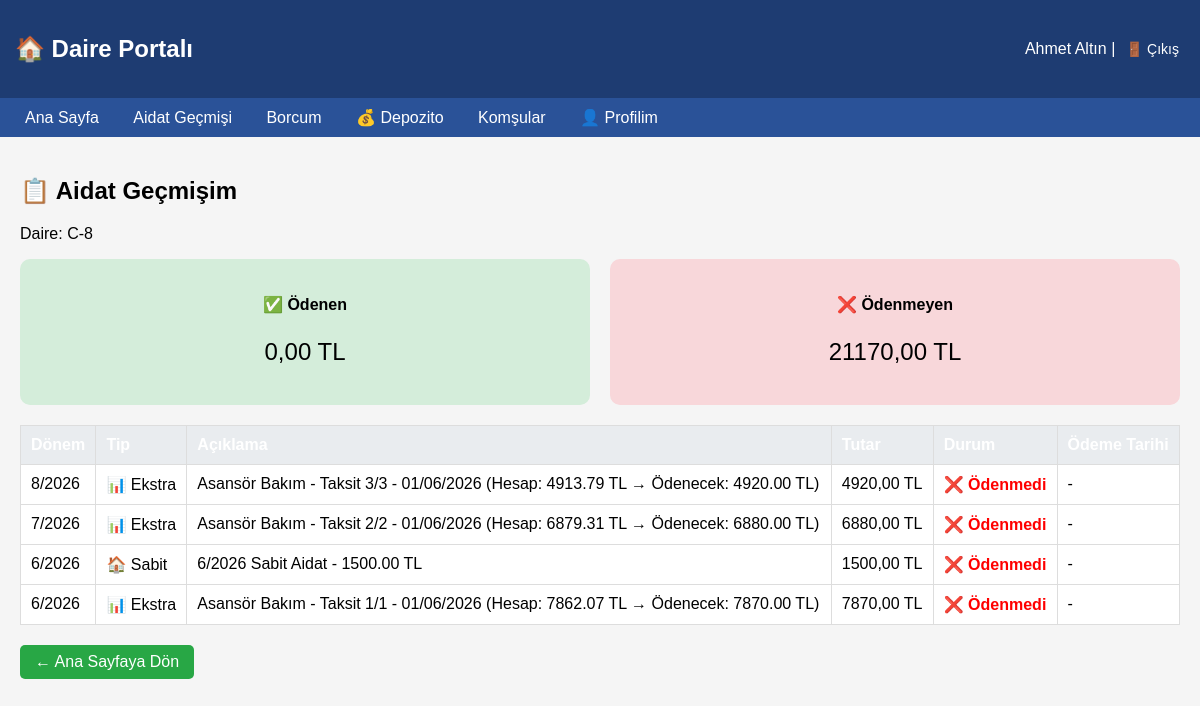
Screenshot of /portal/aidat/ (signed in) with the database file from the repository.
### bina/models.py (models this page shows, shortened)
class Daire(models.Model):
    site = models.ForeignKey(Site, on_delete=models.CASCADE, verbose_name="Site", null=True, blank=True)
    blok = models.ForeignKey(Blok, on_delete=models.CASCADE, verbose_name="Blok", related_name='daireler')
    daire_no = models.CharField(max_length=10, verbose_name="Daire No")
    TASINMAZ_TIPI = [
        ('kat_mulkiyeti', 'Kat Mülkiyeti'),
        ('kat_irtifaki', 'Kat İrtifakı'),
        ('diger', 'Diğer'),
    ]
    NITELIK_TIPI = [
        ('mesken', 'Mesken'),
        ('dukkan', 'Dükkan'),
        ('depo', 'Depo'),
        ('ofis', 'Ofis'),
        ('diger', 'Diğer'),
    ]
    DAIRE_TIPLERI = [
        ('1+0', '1+0 (Stüdyo)'),
        ('1+1', '1+1'),
        ('2+1', '2+1'),
        ('3+1', '3+1'),
        ('3+1_dublex', '3+1 Dublex'),
        ('4+1', '4+1'),
        ('4+1_dublex', '4+1 Dublex'),
        ('5+1', '5+1'),
        ('5+1_dublex', '5+1 Dublex'),
        ('6+1', '6+1'),
        ('diger', 'Diğer'),
    ]
    blok = models.ForeignKey(Blok, on_delete=models.CASCADE, verbose_name="Blok", related_name='daireler')
    daire_no = models.CharField(max_length=10, verbose_name="Daire No")
    daire_tipi = models.CharField(max_length=20, choices=DAIRE_TIPLERI, verbose_name="Daire Tipi")
    isletme_giderlerinden_muaf = models.BooleanField(
        default=False,
        verbose_name="İşletme Giderlerinden Muaf",
        help_text="Yönetici daireleri için işaretlenir. Bu daireye aidat, yakıt, elektrik, su gibi işletme giderleri yansıtılmaz."
    )
    demirbas_giderlerinden_muaf = models.BooleanField(
        default=False,
        verbose_name="Demirbaş Giderlerinden Muaf",
        help_text="Bu daireye asansör, hidrofor gibi demirbaş giderleri yansıtılmaz."
    )
    tasinmaz_tipi = models.CharField(max_length=20, choices=TASINMAZ_TIPI, default='kat_mulkiyeti', verbose_name="Taşınmaz Tipi")
    nitelik = models.CharField(max_length=20, choices=NITELIK_TIPI, default='mesken', verbose_name="Nitelik")
    arsa_pay_pay = models.IntegerField(default=1, verbose_name="Arsa Payı (Pay)",
                                       help_text="Örnek: 48 (48/2700 pay için)")
    arsa_pay_payda = models.IntegerField(default=10000, verbose_name="Arsa Payı (Payda)",
                                         help_text="Örnek: 2700 (48/2700 pay için)")
    hisse_orani = models.DecimalField(max_digits=10, decimal_places=6, default=0.0001,
                                      help_text="Otomatik hesaplanır: Pay/Payda",
                                      verbose_name="Hisse Oranı")
    kat = models.IntegerField(default=1, verbose_name="Bulunduğu Kat")
    net_metrekare = models.IntegerField(null=True, blank=True, verbose_name="Net Metrekare",
                                        help_text="Dairenin iç net alanı (m²)")
    brut_metrekare = models.IntegerField(null=True, blank=True, verbose_name="Brüt Metrekare",
                                         help_text="Duvarlar dahil toplam alan (m²) - YAKIT HESABI İÇİN")
    balkon_m2 = models.IntegerField(null=True, blank=True, verbose_name="Balkon Alanı (m²)")
    oda_sayisi = models.IntegerField(default=3, verbose_name="Oda Sayısı")
    tapu_kayit_no = models.CharField(max_length=50, blank=True, verbose_name="Tapu Kayıt No")
    tapu_sahibi = models.CharField(max_length=100, blank=True, verbose_name="Tapu Sahibi")
    tapu_tarihi = models.DateField(null=True, blank=True, verbose_name="Tapu Tarihi")
    class Meta:
        verbose_name = "Daire"
        verbose_name_plural = "Daireler"
        unique_together = ['blok', 'daire_no']

class Blok(models.Model):
    site = models.ForeignKey(Site, on_delete=models.CASCADE, verbose_name="Site", null=True, blank=True)
    BLOK_LAR = [...]
    blok_adi = models.CharField(max_length=1, choices=BLOK_LAR, unique=True, verbose_name="Blok Adı")
    BLOK_LAR = [
        ('A', 'A Blok'),
        ('B', 'B Blok'),
        ('C', 'C Blok'),
        ('D', 'D Blok'),
        ('E', 'E Blok'),
    ]
    blok_adi = models.CharField(max_length=1, choices=BLOK_LAR, unique=True, verbose_name="Blok Adı")
    kat_sayisi = models.IntegerField(default=4, verbose_name="Kat Sayısı")
    daire_sayisi = models.IntegerField(default=16, verbose_name="Toplam Daire Sayısı")
    class Meta:
        verbose_name = "Blok"
        verbose_name_plural = "Bloklar"

class Aidat(models.Model):
    site = models.ForeignKey(Site, on_delete=models.CASCADE, verbose_name="Site", null=True, blank=True)
    daire = models.ForeignKey(Daire, on_delete=models.CASCADE, verbose_name="Daire")
    AIDAT_TIPI = [
        ('sabit', 'Sabit Aidat'),
        ('ekstra', 'Ekstra Gider Aidatı'),
        ('yakıt', 'Yakıt Aidatı'),
        ('diger', 'Diğer'),
    ]
    daire = models.ForeignKey(Daire, on_delete=models.CASCADE, verbose_name="Daire")
    ay = models.CharField(max_length=20, verbose_name="Ay")
    yil = models.IntegerField(default=date.today().year, verbose_name="Yıl")
    tutar = models.DecimalField(max_digits=10, decimal_places=2, verbose_name="Aidat Tutarı")
    aidat_tipi = models.CharField(max_length=20, choices=AIDAT_TIPI, default='sabit', verbose_name="Aidat Tipi")
    yuvarlama_farki = models.DecimalField(max_digits=10, decimal_places=2, default=0, verbose_name="Yuvarlama Farkı")
    gider = models.ForeignKey('Gider', on_delete=models.SET_NULL, null=True, blank=True, verbose_name="Bağlı Gider")
    tahakkuk_tarihi = models.DateField(null=True, blank=True, verbose_name="Tahakkuk Tarihi",
                                        help_text="Borcun doğduğu tarih (fatura tarihi)")
    odeme_yapildi_mi = models.BooleanField(default=False, verbose_name="Ödeme Yapıldı mı?")
    odeme_tarihi = models.DateField(null=True, blank=True, verbose_name="Ödeme Tarihi")
    kim_odedi = models.ForeignKey(Kisi, on_delete=models.SET_NULL, null=True, blank=True, verbose_name="Ödeyen Kişi")
    odeme_notu = models.TextField(blank=True, verbose_name="Ödeme Notu")
    aciklama = models.TextField(blank=True, verbose_name="Açıklama")
    gecikme_faizi = models.DecimalField(max_digits=10, decimal_places=2, default=0, verbose_name="Gecikme Faizi")
    class Meta:
        verbose_name = "Aidat"
        verbose_name_plural = "Aidatlar"
        ordering = ['-yil', '-ay']

### bina/portal_views.py (the view)
# urls.py: path('aidat/', portal_views.aidat_gecmisi, name='aidat_gecmisi'),
@login_required
def aidat_gecmisi(request):
    try:
        daire_kullanici = DaireKullanici.objects.get(kullanici=request.user)
        daire = daire_kullanici.daire
        aidatlar = Aidat.objects.filter(daire=daire).order_by('-yil', '-ay')
        print("\n=== AİDAT_GEÇMİSİ DEBUG ===")
        for aidat in aidatlar:
            print(f"{aidat.ay}/{aidat.yil} - {aidat.aidat_tipi}: odeme_yapildi_mi={aidat.odeme_yapildi_mi}, tutar={aidat.tutar}")
        toplam_odenen = sum(float(a.tutar) for a in aidatlar if a.odeme_yapildi_mi)
        toplam_borc = sum(float(a.tutar) for a in aidatlar if not a.odeme_yapildi_mi)
        print(f"Toplam ödenen: {toplam_odenen}")
        print(f"Toplam borç: {toplam_borc}")
        print("========================\n")
        context = {
            'aidatlar': aidatlar,
            'toplam_odenen': toplam_odenen,
            'toplam_borc': toplam_borc,
            'daire': daire,
        }
        return render(request, 'portal/aidat_gecmisi.html', context)
    except DaireKullanici.DoesNotExist:
        messages.error(request, 'Profiliniz bulunamadı.')
        return redirect('/portal/login/')
    except Exception as e:
        print(f"HATA: {e}")
        import traceback
        traceback.print_exc()
        messages.error(request, f'Bir hata oluştu: {str(e)}')
        return redirect('/portal/')

### bina/context_processors.py (called while the page is built)
def site_selector(request):
    sites = []
    aktif_site_id = None
    if request.path.startswith('/admin/'):
        sites = Site.objects.filter(aktif=True)
        aktif_site_id = request.session.get('aktif_site_id')
    return {
        'sites': sites,
        'aktif_site_id': aktif_site_id,
    }

### bina/templates/portal/aidat_gecmisi.html (shortened to what this page needs)
{% extends "portal/base.html" %}
{% block content %}
<h2>📋 Aidat Geçmişim</h2>
<p>Daire: {{ daire.blok.blok_adi }}-{{ daire.daire_no }}</p>
<div style="display: flex; gap: 20px; margin-bottom: 20px;">
    <div style="flex:1; background: #d4edda; padding: 15px; border-radius: 10px; text-align: center;">
        <h4>✅ Ödenen</h4>
        <p style="font-size: 24px;">{{ toplam_odenen|floatformat:2 }} TL</p>
    </div>
    <div style="flex:1; background: #f8d7da; padding: 15px; border-radius: 10px; text-align: center;">
        <h4>❌ Ödenmeyen</h4>
        <p style="font-size: 24px;">{{ toplam_borc|floatformat:2 }} TL</p>
    </div>
</div>
<div class="table-responsive">
    <table>
        <thead>
            <tr style="background: #1e3c72; color: white;">
                <th>Dönem</th>
                <th>Tip</th>
                <th>Açıklama</th>
                <th>Tutar</th>
                <th>Durum</th>
                <th>Ödeme Tarihi</th>
            </tr>
        </thead>
        <tbody>
            {% for aidat in aidatlar %}
            <tr>
                <td>{{ aidat.ay }}/{{ aidat.yil }}</td>
                <td>
                    {% if aidat.aidat_tipi == 'sabit' %}
                        🏠 Sabit
                    {% elif aidat.aidat_tipi == 'yakıt' %}
                        🔥 Yakıt
                    {% else %}
                        📊 Ekstra
                    {% endif %}
                </td>
                <td>{{ aidat.aciklama|default:"-" }}</td>
                <td>{{ aidat.tutar|floatformat:2 }} TL</td>
                <td>
                    {% if aidat.odeme_yapildi_mi %}
                        <span style="color: green; font-weight: bold;">✅ Ödendi</span>
                    {% else %}
                        <span style="color: red; font-weight: bold;">❌ Ödenmedi</span>
                    {% endif %}
                </td>
                <td>{{ aidat.odeme_tarihi|date:"d/m/Y"|default:"-" }}</td>
            </tr>
            {% empty %}
            <tr>
                <td colspan="6" style="text-align: center;">Henüz aidat kaydı bulunmuyor.</td>
            </tr>
            {% endfor %}
        </tbody>
    </table>
</div>
<div style="margin-top: 20px;">
    <a href="{% url 'portal_ana' %}" class="btn">← Ana Sayfaya Dön</a>
</div>
{% endblock %}

### bina/templates/portal/base.html (shortened to what this page needs)
<!DOCTYPE html>
<html>
<head>
</head>
<body>
    <div class="header">
        <h2>🏠 Daire Portalı</h2>
        <div>
            {{ request.user.get_full_name }} |
            <form action="{% url 'portal_logout' %}" method="post" style="display: inline;">
                <button type="submit" class="logout-btn">🚪 Çıkış</button>
            </form>
        </div>
    </div>
    <div class="nav">
        <a href="{% url 'portal_ana' %}">Ana Sayfa</a>
        <a href="{% url 'aidat_gecmisi' %}">Aidat Geçmişi</a>
        <a href="{% url 'borc_durumu' %}">Borcum</a>
        <a href="{% url 'depozito_gecmisi' %}">💰 Depozito</a>
        <a href="{% url 'komsular' %}">Komşular</a>
        <a href="{% url 'profil_duzenle' %}">👤 Profilim</a>
    </div>
    <div class="container">
        {% block content %}{% endblock %}
    </div>
</body>
</html>

### bina/templates/portal/base.html (style rules this page uses)
body { font-family: Arial; margin: 0; padding: 0; background: #f5f5f5; }
.header { background: #1e3c72; color: white; padding: 15px; display: flex; justify-content: space-between; align-items: center; }
.nav { background: #2a5298; padding: 10px; }
.nav a { color: white; text-decoration: none; margin: 0 15px; }
.container { padding: 20px; max-width: 1200px; margin: auto; }
table { width: 100%; border-collapse: collapse; background: white; }
th, td { padding: 10px; border: 1px solid #ddd; text-align: left; }
th { background: #e9ecef; }
.btn { background: #28a745; color: white; padding: 8px 15px; text-decoration: none; border-radius: 5px; display: inline-block; }
.logout-btn { background: none; border: none; color: white; cursor: pointer; font-size: 14px; }
.table-responsive { overflow-x: auto; }

### bina/templates/portal/aidat_gecmisi.html (style rules this page uses)
.btn { background: #28a745; color: white; padding: 8px 15px; text-decoration: none; border-radius: 5px; display: inline-block; }
.table-responsive { overflow-x: auto; }
table { width: 100%; border-collapse: collapse; }
th, td { padding: 10px; border: 1px solid #ddd; text-align: left; }

### rows the page displays
Daire: blok.blok_adi "C", daire_no "8"
Aidat: ay "8", yil "2026", aidat_tipi "📊 Ekstra", aciklama "Asansör Bakım - Taksit 3/3 - 01/06/2026 (Hesap: 4913.79 TL → Ödenecek: 4920.00 TL)", tutar "4920,00", odeme_yapildi_mi "❌ Ödenmedi", odeme_tarihi "-"
Aidat: ay "7", yil "2026", aidat_tipi "📊 Ekstra", aciklama "Asansör Bakım - Taksit 2/2 - 01/06/2026 (Hesap: 6879.31 TL → Ödenecek: 6880.00 TL)", tutar "6880,00", odeme_yapildi_mi "❌ Ödenmedi", odeme_tarihi "-"
Aidat: ay "6", yil "2026", aidat_tipi "🏠 Sabit", aciklama "6/2026 Sabit Aidat - 1500.00 TL", tutar "1500,00", odeme_yapildi_mi "❌ Ödenmedi", odeme_tarihi "-"
Aidat: ay "6", yil "2026", aidat_tipi "📊 Ekstra", aciklama "Asansör Bakım - Taksit 1/1 - 01/06/2026 (Hesap: 7862.07 TL → Ödenecek: 7870.00 TL)", tutar "7870,00", odeme_yapildi_mi "❌ Ödenmedi", odeme_tarihi "-"

### other values shown
{{ request.user.get_full_name }} "Ahmet Altın"
{{ toplam_odenen|floatformat:2 }} "0,00"
{{ toplam_borc|floatformat:2 }} "21170,00"
